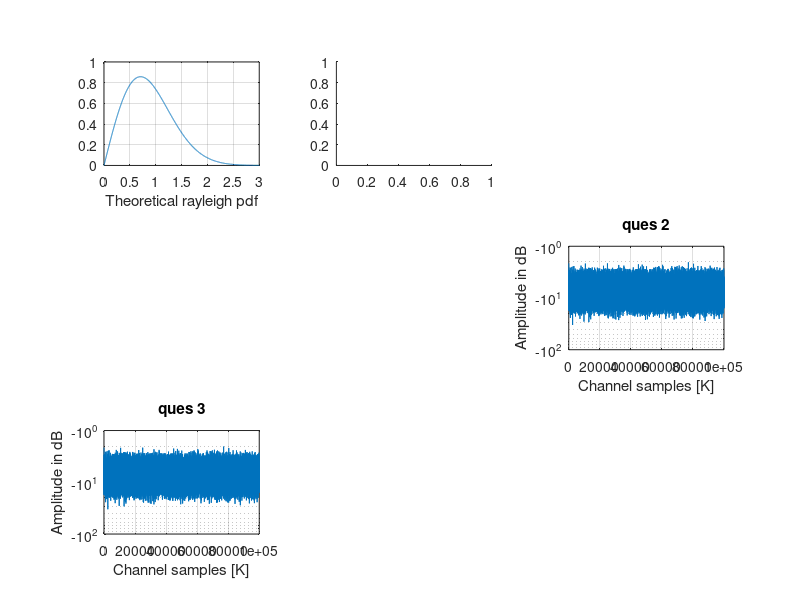

Recreate this plot in MATLAB. (Note: this script raises an error after producing the figure.)
clc;
fdm= 80.467;
Ts=1/(3*(10^(4)));
fdmn= 0.1;

M=8;
N=34;
K=100000;
k=1:1:K;
n=1:1:M;
Bn= (pi * n) / (M+1);
thn = ( 2 * pi * n ) / N;
c= 2 * pi * (k.') * fdmn * cos(thn);

y=cos(c);

e = exp(1i*Bn);

p= zeros(K,M);
for o=1:K;
p(o,:) = y(o,:) .*e;
end;

h = sum(p,2);


h1 = 10 * log10(h);
h2 = abs (h1);
h3 = (h2).^2;
h4 = sum(h3(:));
E0 = h4/K;
h5 = h ./ (sqrt(E0));
h8 = abs(h5);
h6= 10 * (log10(h8));
%h7 = abs(h6); 


fdmn1=0.1;
c1= 2 * pi * (k.') * fdmn1 * cos(thn);
y1=cos(c1);
p1 = y1 .*e;
h2_0= sum(p1,2);
h2_1 = 10 * log10(h2_0);
h2_2 = abs (h2_1);
h2_3 = (h2_2).^2;
h2_4 = sum(h2_3(:));
E2_0 = h2_4/K;
h2_5 = h2_0 ./ (sqrt(E2_0));
h2_8 = abs(h2_5);
h2_6 = 10 * (log10(h2_8));
%h2_7 = abs(h2_6);


subplot(3,3,7);
semilogy(k,h2_6);
grid on;
title('ques 3');
xlabel('Channel samples [K]');
ylabel('Amplitude in dB');

subplot(3,3,6);
semilogy(k,h6);
grid on;
title('ques 2');
xlabel('Channel samples [K]');
ylabel('Amplitude in dB');

x7= 0:0.001:3;
y7 = raylpdf(x7,1/sqrt(2));
subplot(3,3,1);
plot(x7,y7);
grid on;
xlabel('Theoretical rayleigh pdf');

subplot(3,3,2);
histogram(h8,200,'Normalization','pdf');
grid on;
xlabel('Experimental pdf for 2nd ques');

subplot (3,3,4);
N1=histcounts(h8,'Normalization','pdf');
plot(N1);
grid on;
xlabel('Envelope of the Experimental pdf for 2nd ques');

subplot (3,3,5);
N2_1=histcounts(h2_8,'Normalization','pdf');
plot(N2_1);
grid on;
xlabel('Envelope of the Experimental pdf Fdmax.Ts =0.1');

subplot (3,3,3);
histogram(h2_8,200,'Normalization','pdf');
grid on;
xlabel(' Experimental pdf for Fdmax.Ts =0.1');
